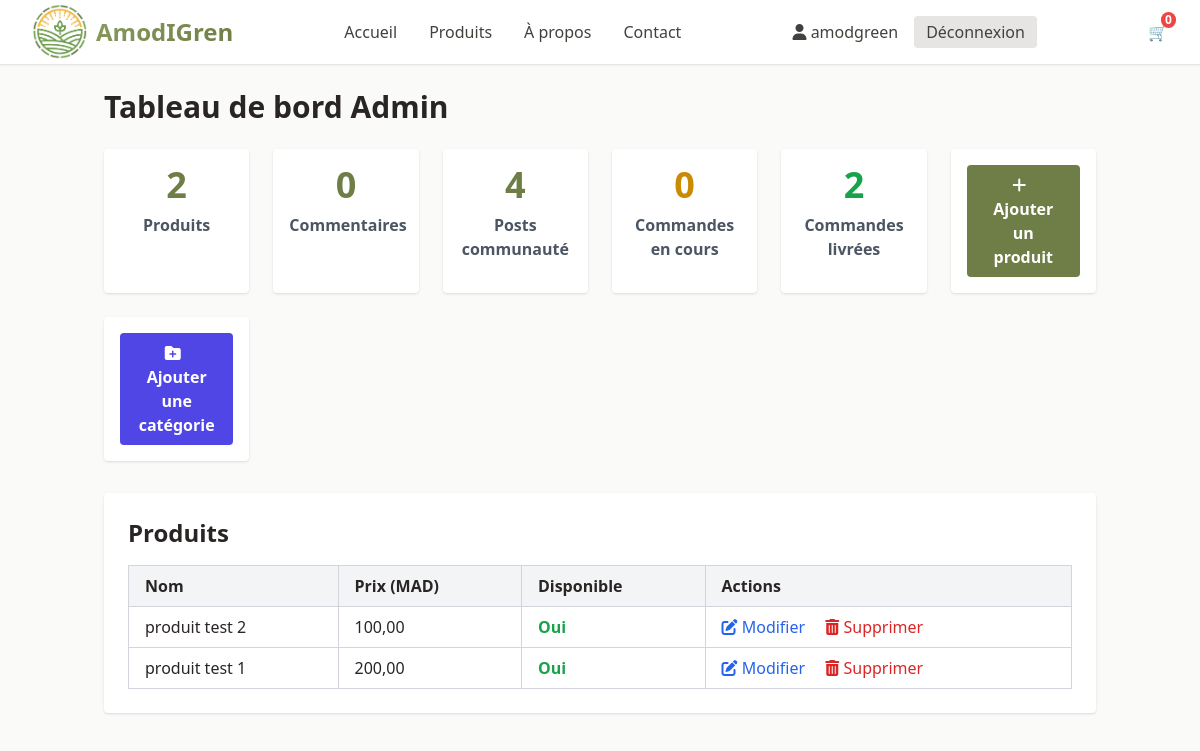
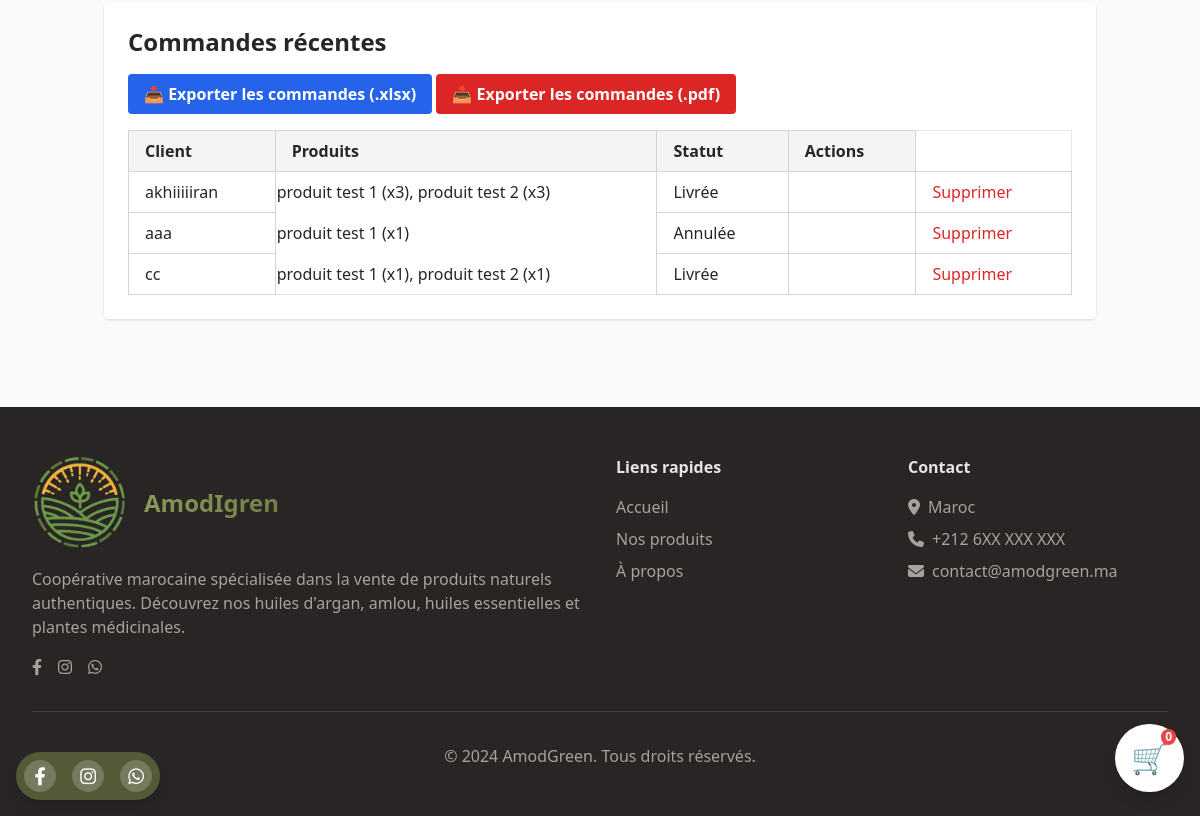
The page /ar/admin-dashboard/?order_page=4 (signed in) on the database as committed earlier (2 pictures, top to bottom).
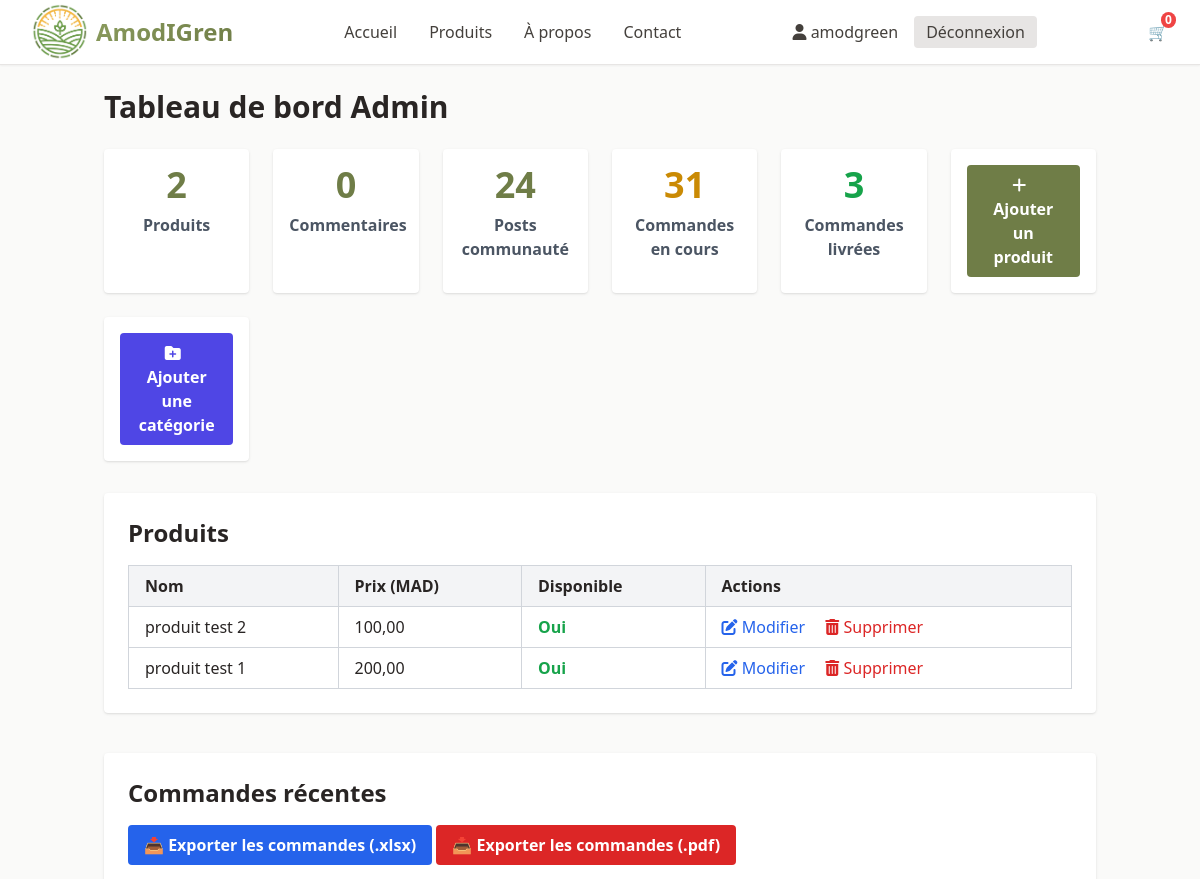
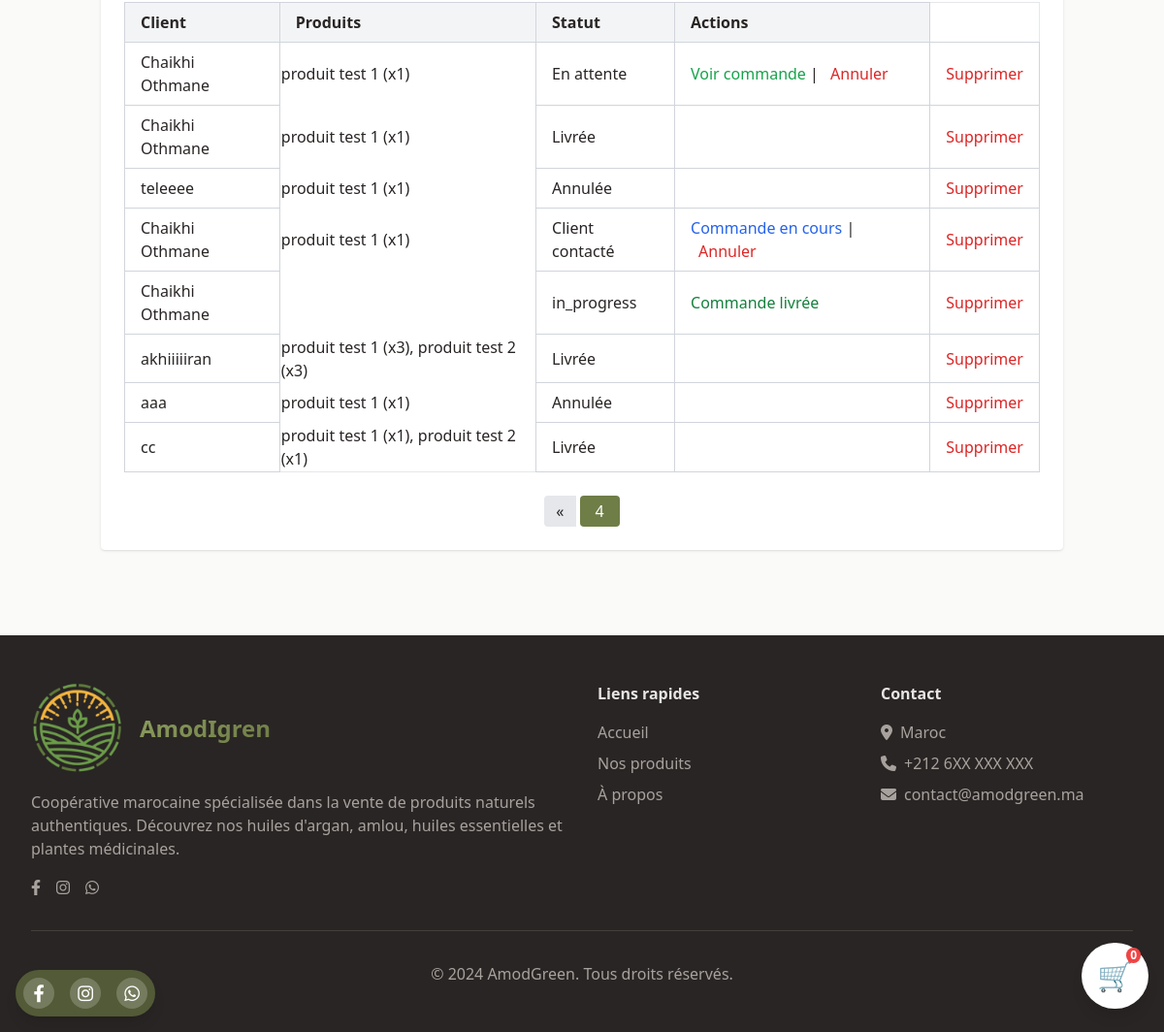
The same page on the database as committed later (2 pictures, top to bottom).
### store/models.py (models this page shows, shortened)
class Product(models.Model):
    name = models.CharField(max_length=200, verbose_name="Nom du produit")
    name_ar = models.CharField(max_length=200, blank=True, verbose_name="Nom (Arabe)")
    description = models.TextField(verbose_name="Description")
    description_ar = models.TextField(blank=True, verbose_name="Description (Arabe)")
    ingredients = models.TextField(blank=True, verbose_name="Ingrédients")
    ingredients_ar = models.TextField(blank=True, verbose_name="Ingrédients (Arabe)")
    price = models.DecimalField(max_digits=10, decimal_places=2, verbose_name="Prix (MAD)")
    image = models.ImageField(upload_to='products/', verbose_name="Image principale")
    category = models.ForeignKey(Category, on_delete=models.CASCADE, verbose_name="Catégorie")
    is_available = models.BooleanField(default=True, verbose_name="Disponible")
    created_at = models.DateTimeField(auto_now_add=True)
    updated_at = models.DateTimeField(auto_now=True)
    class Meta:
        verbose_name = "Produit"
        verbose_name_plural = "Produits"
        ordering = ['-created_at']

class Order(models.Model):
    STATUS_CHOICES = [
        ('pending', 'En attente'),
        ('contacted', 'Client contacté'),
        ('confirmed', 'Confirmée'),
        ('delivered', 'Livrée'),
        ('cancelled', 'Annulée'),
    ]
    is_deleted = models.BooleanField(default=False)
    full_name = models.CharField(max_length=200, verbose_name="Nom complet")
    phone = models.CharField(max_length=20, verbose_name="Numéro de téléphone")
    city = models.CharField(max_length=100, verbose_name="Ville")
    address = models.TextField(verbose_name="Adresse complète")
    notes = models.TextField(blank=True, verbose_name="Remarques")
    status = models.CharField(max_length=20, choices=STATUS_CHOICES, default='pending', verbose_name="Statut")
    created_at = models.DateTimeField(auto_now_add=True, verbose_name="Date de commande")
    estimated_delivery_date = models.DateField(null=True, blank=True, verbose_name="Date de livraison estimée")
    class Meta:
        verbose_name = "Commande"
        verbose_name_plural = "Commandes"
        ordering = ['-created_at']

class OrderItem(models.Model):
    order = models.ForeignKey(Order, related_name='items', on_delete=models.CASCADE)
    product = models.ForeignKey(Product, on_delete=models.CASCADE)
    quantity = models.PositiveIntegerField()
    price = models.DecimalField(max_digits=8, decimal_places=2)

### store/views_admin.py (the view)
# urls.py: path('admin-dashboard/', views_admin.admin_dashboard, name='admin_dashboard'),
@admin_required
def admin_dashboard(request):
    total_products = Product.objects.count()
    total_comments = Comment.objects.count()
    total_posts = CommunityPost.objects.count()
    orders_pending = Order.objects.filter(status='pending').count()
    orders_delivered = Order.objects.filter(status='delivered').count()
    products = Product.objects.all().order_by('-id')
    orders_all = Order.objects.filter(is_deleted=False).order_by('-created_at')
    order_page_number = request.GET.get('order_page')
    orders_paginator = Paginator(orders_all, 10)
    orders = orders_paginator.get_page(order_page_number)
    context = {
        'total_products': total_products,
        'total_comments': total_comments,
        'total_posts': total_posts,
        'orders_pending': orders_pending,
        'orders_delivered': orders_delivered,
        'products': products[:20],  # 20 derniers produits
        'orders': orders,
    }
    return render(request, 'admin/dashboard.html', context)

### store/context_processors.py (called while the page is built)
def cart_count(request):
    cart = get_or_create_cart(request)
    return {'cart_count': cart.items.count()}

### store/utils.py (called while the page is built)
def get_or_create_cart(request):
    if request.user.is_authenticated:
        cart, created = Cart.objects.get_or_create(user=request.user)
    else:
        if not request.session.session_key:
            request.session.create()
        session_key = request.session.session_key
        cart, created = Cart.objects.get_or_create(session_key=session_key, user=None)
    return cart

### store/views_admin.py (called while the page is built)
def admin_required(view_func):
    return user_passes_test(lambda u: u.is_authenticated and u.is_superuser)(view_func)

### templates/admin/dashboard.html (shortened to what the changed rows need)
{% extends 'base.html' %}
{% block content %}
<div class="container mx-auto py-6 px-4">
    <h1 class="text-3xl font-bold mb-6">Tableau de bord Admin</h1>
    <div class="grid grid-cols-1 sm:grid-cols-2 md:grid-cols-3 lg:grid-cols-6 gap-6 mb-8">
        <div class="bg-white rounded shadow p-4 text-center">
            <div class="text-4xl font-bold text-olive-600">{{ total_posts }}</div>
            <div class="mt-2 text-gray-600 font-semibold">Posts communauté</div>
        </div>
        <div class="bg-white rounded shadow p-4 text-center">
            <div class="text-4xl font-bold text-yellow-600">{{ orders_pending }}</div>
            <div class="mt-2 text-gray-600 font-semibold">Commandes en cours</div>
        </div>
        <div class="bg-white rounded shadow p-4 text-center">
            <div class="text-4xl font-bold text-green-600">{{ orders_delivered }}</div>
            <div class="mt-2 text-gray-600 font-semibold">Commandes livrées</div>
        </div>
    </div>
    <div class="bg-white rounded shadow p-6">
        <h2 class="text-2xl font-semibold mb-4">Produits</h2>
        <table class="w-full table-auto border-collapse border border-gray-200">
            <thead>
                <tr class="bg-gray-100">
                    <th class="border border-gray-300 px-4 py-2 text-left">Nom</th>
                    <th class="border border-gray-300 px-4 py-2 text-left">Prix (MAD)</th>
                    <th class="border border-gray-300 px-4 py-2 text-left">Disponible</th>
                    <th class="border border-gray-300 px-4 py-2 text-left">Actions</th>
                </tr>
            </thead>
            <tbody>
                {% for product in products %}
                <tr class="hover:bg-gray-50">
                    <td class="border border-gray-300 px-4 py-2">{{ product.name }}</td>
                    <td class="border border-gray-300 px-4 py-2">{{ product.price }}</td>
                    <td class="border border-gray-300 px-4 py-2">
                        {% if product.is_available %}
                        <span class="text-green-600 font-semibold">Oui</span>
                        {% else %}
                        <span class="text-red-600 font-semibold">Non</span>
                        {% endif %}
                    </td>
                    <td class="border border-gray-300 px-4 py-2 space-x-4">
                        <a href="{% url 'product_update' product.id %}" class="text-blue-600 hover:underline">
                            <i class="fas fa-edit"></i> Modifier
                        </a>
                        <a href="{% url 'product_delete' product.id %}" class="text-red-600 hover:underline"
                            onclick="return confirm('Confirmer la suppression ?');">
                            <i class="fas fa-trash-alt"></i> Supprimer
                        </a>
                    </td>
                </tr>
                {% empty %}
                <tr>
                    <td colspan="4" class="text-center py-4 text-gray-500">Aucun produit trouvé.</td>
                </tr>
                {% endfor %}
            </tbody>
        </table>
    </div>
    <div class="mt-10 bg-white rounded shadow p-6">
        <h2 class="text-2xl font-semibold mb-4">Commandes récentes</h2>
        <table class="w-full table-auto border-collapse border border-gray-200">
            <thead>
                <tr class="bg-gray-100">
                    <th class="border border-gray-300 px-4 py-2 text-left">Client</th>
                    <th class="border border-gray-300 px-4 py-2 text-left">Produits</th>
                    <th class="border border-gray-300 px-4 py-2 text-left">Statut</th>
                    <th class="border border-gray-300 px-4 py-2 text-left">Actions</th>
                </tr>
            </thead>
            <tbody>
                {% for order in orders %}
                <tr class="hover:bg-gray-50">
                    <td class="border border-gray-300 px-4 py-2">{{ order.full_name }}</td>
                    <td>
                        {% for item in order.items.all %}
                        {{ item.product.name }} (x{{ item.quantity }}){% if not forloop.last %}, {% endif %}
                        {% endfor %}
                    </td>
                    <td class="border border-gray-300 px-4 py-2">{{ order.get_status_display }}</td>
                    <td class="border border-gray-300 px-4 py-2 space-x-2">
                        {% if order.status == 'pending' %}
                        <a href="{% url 'order_detail' order.id %}" class="text-green-600 hover:underline">Voir
                            commande</a> |
                        <a href="{% url 'update_order_status' order.id 'cancelled' %}"
                            class="text-red-600 hover:underline">Annuler</a>
                        {% elif order.status == 'contacted' %}
                        <a href="{% url 'update_order_status' order.id 'in_progress' %}"
                            class="text-blue-600 hover:underline">Commande en cours</a> |
                        <a href="{% url 'update_order_status' order.id 'cancelled' %}"
                            class="text-red-600 hover:underline">Annuler</a>
                        {% elif order.status == 'in_progress' %}
                        <a href="{% url 'update_order_status' order.id 'delivered' %}"
                            class="text-green-700 hover:underline">Commande livrée</a>
                        {% endif %}
                    </td>
                    <td class="border border-gray-300 px-4 py-2 space-x-2">
                        <form method="POST" action="{% url 'delete_order' order.id %}" class="inline"
                            onsubmit="return confirm('Êtes-vous sûr de vouloir supprimer cette commande ?');">
                            <button type="submit" class="text-red-600 hover:underline">Supprimer</button>
                        </form>
                    </td>
                </tr>
                {% empty %}
                <tr>
                    <td colspan="4" class="text-center py-4 text-gray-500">Aucune commande récente.</td>
                </tr>
                {% endfor %}
            </tbody>
        </table>
        {% if orders.has_other_pages %}
        <div class="mt-6 flex justify-center">
            <nav class="inline-flex space-x-1">
                {% if orders.has_previous %}
                <a href="?order_page={{ orders.previous_page_number }}" class="px-3 py-1 bg-gray-200 rounded-l">«</a>
                {% endif %}
                <span class="px-4 py-1 bg-olive-600 text-white rounded">{{ orders.number }}</span>
            </nav>
        </div>
        {% endif %}
    </div>
</div>
{% endblock %}

Rows that differ between the two databases and show on the page:
added Order: full_name "Chaikhi Othmane", status "En attente", shows "Voir commande"
added OrderItem: product.name "produit test 1", quantity "1", shown under "Chaikhi Othmane"
added Order: full_name "Chaikhi Othmane", status "Livrée"
added OrderItem: product.name "produit test 1", quantity "1", shown under "Chaikhi Othmane"
added Order: full_name "teleeee", status "Annulée"
added OrderItem: product.name "produit test 1", quantity "1", shown under "teleeee"
added Order: full_name "Chaikhi Othmane", status "Client contacté", shows "Commande en cours"
added OrderItem: product.name "produit test 1", quantity "1", shown under "Chaikhi Othmane"
added Order: full_name "Chaikhi Othmane", status "in_progress", shows "Commande livrée"
Other text that changed with them:
{{ total_posts }}: "4" → "24"
{{ orders_pending }}: "0" → "31"
{{ orders_delivered }}: "2" → "3"
{{ orders.number }}: (not shown) → "4"
